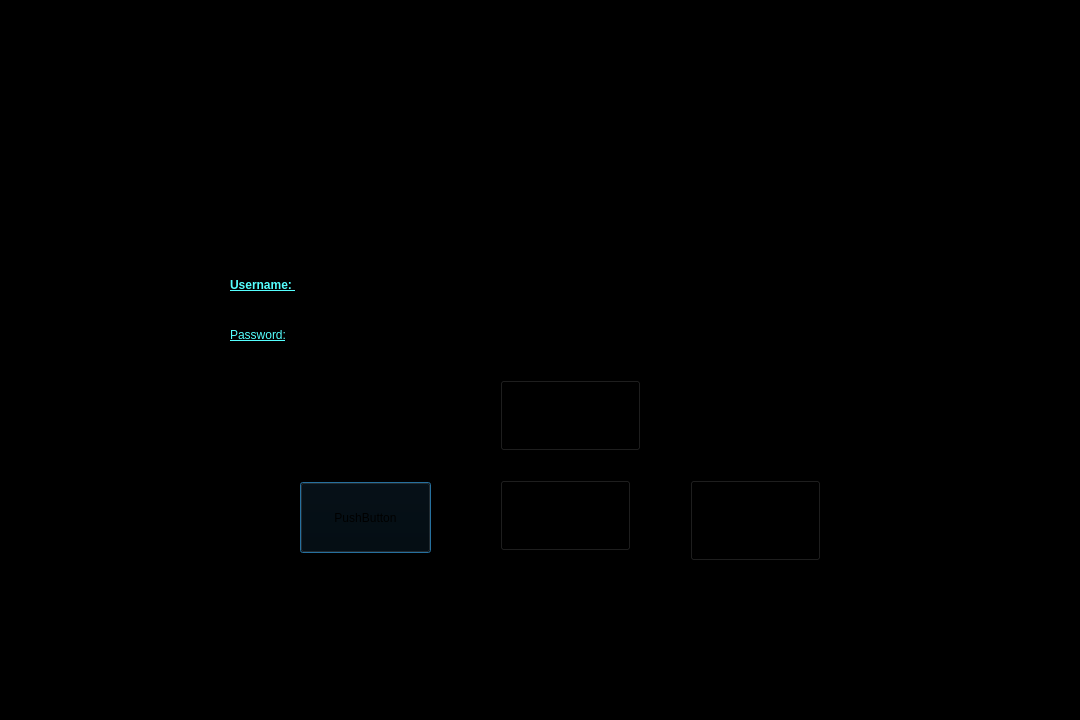
<?xml version="1.0" encoding="UTF-8"?>
<ui version="4.0">
 <class>Dialog</class>
 <widget class="QDialog" name="Dialog">
  <property name="geometry">
   <rect>
    <x>0</x>
    <y>0</y>
    <width>1080</width>
    <height>720</height>
   </rect>
  </property>
  <property name="windowTitle">
   <string>Dialog</string>
  </property>
  <property name="autoFillBackground">
   <bool>false</bool>
  </property>
  <property name="styleSheet">
   <string notr="true">background-color:rgb(0, 0, 0)</string>
  </property>
  <widget class="QLabel" name="loginlabel">
   <property name="geometry">
    <rect>
     <x>480</x>
     <y>110</y>
     <width>141</width>
     <height>91</height>
    </rect>
   </property>
   <property name="styleSheet">
    <string notr="true">font: 75 24pt &quot;MS Shell Dlg 2&quot;;
background-color: transparent;</string>
   </property>
   <property name="text">
    <string/>
   </property>
   <property name="pixmap">
    <pixmap>../UI/loggin.png</pixmap>
   </property>
   <property name="scaledContents">
    <bool>true</bool>
   </property>
  </widget>
  <widget class="QLabel" name="username_2">
   <property name="geometry">
    <rect>
     <x>230</x>
     <y>270</y>
     <width>121</width>
     <height>31</height>
    </rect>
   </property>
   <property name="styleSheet">
    <string notr="true">font: 14pt &quot;Lucida Fax&quot;;
background-color: transparent;</string>
   </property>
   <property name="text">
    <string>&lt;html&gt;&lt;head/&gt;&lt;body&gt;&lt;p&gt;&lt;span style=&quot; font-weight:600; text-decoration: underline; color:#55ffff;&quot;&gt;Username: &lt;/span&gt;&lt;/p&gt;&lt;/body&gt;&lt;/html&gt;</string>
   </property>
  </widget>
  <widget class="QLineEdit" name="username">
   <property name="geometry">
    <rect>
     <x>430</x>
     <y>270</y>
     <width>261</width>
     <height>31</height>
    </rect>
   </property>
   <property name="styleSheet">
    <string notr="true">font: 20pt &quot;MS Shell Dlg 2&quot;;
background-color: rgb(255, 255, 255);</string>
   </property>
   <property name="text">
    <string/>
   </property>
  </widget>
  <widget class="QLineEdit" name="password">
   <property name="geometry">
    <rect>
     <x>430</x>
     <y>320</y>
     <width>261</width>
     <height>31</height>
    </rect>
   </property>
   <property name="styleSheet">
    <string notr="true">font: 14pt &quot;MS Shell Dlg 2&quot;;
background-color: rgb(255, 255, 255);</string>
   </property>
   <property name="echoMode">
    <enum>QLineEdit::Password</enum>
   </property>
  </widget>
  <widget class="QLabel" name="password_2">
   <property name="geometry">
    <rect>
     <x>230</x>
     <y>320</y>
     <width>121</width>
     <height>31</height>
    </rect>
   </property>
   <property name="styleSheet">
    <string notr="true">font: 14pt &quot;Lucida Fax&quot;;
background-color: transparent;</string>
   </property>
   <property name="text">
    <string>&lt;html&gt;&lt;head/&gt;&lt;body&gt;&lt;p&gt;&lt;span style=&quot; text-decoration: underline; color:#55ffff;&quot;&gt;Password:&lt;/span&gt;&lt;/p&gt;&lt;/body&gt;&lt;/html&gt;</string>
   </property>
  </widget>
  <widget class="QLabel" name="exit">
   <property name="geometry">
    <rect>
     <x>690</x>
     <y>480</y>
     <width>131</width>
     <height>81</height>
    </rect>
   </property>
   <property name="styleSheet">
    <string notr="true">background-color: transparent;</string>
   </property>
   <property name="text">
    <string/>
   </property>
   <property name="pixmap">
    <pixmap>../UI/exit.png</pixmap>
   </property>
   <property name="scaledContents">
    <bool>true</bool>
   </property>
  </widget>
  <widget class="QLabel" name="login">
   <property name="geometry">
    <rect>
     <x>510</x>
     <y>380</y>
     <width>131</width>
     <height>81</height>
    </rect>
   </property>
   <property name="styleSheet">
    <string notr="true">background-color: transparent;</string>
   </property>
   <property name="text">
    <string/>
   </property>
   <property name="pixmap">
    <pixmap>../UI/login.png</pixmap>
   </property>
   <property name="scaledContents">
    <bool>true</bool>
   </property>
  </widget>
  <widget class="QLabel" name="retry">
   <property name="geometry">
    <rect>
     <x>300</x>
     <y>480</y>
     <width>131</width>
     <height>81</height>
    </rect>
   </property>
   <property name="styleSheet">
    <string notr="true">background-color: transparent;</string>
   </property>
   <property name="text">
    <string/>
   </property>
   <property name="pixmap">
    <pixmap>../UI/Retry.png</pixmap>
   </property>
   <property name="scaledContents">
    <bool>true</bool>
   </property>
  </widget>
  <widget class="QPushButton" name="retrybutton">
   <property name="geometry">
    <rect>
     <x>300</x>
     <y>482</y>
     <width>131</width>
     <height>71</height>
    </rect>
   </property>
   <property name="styleSheet">
    <string notr="true">background-color: transparent;</string>
   </property>
   <property name="text">
    <string>PushButton</string>
   </property>
  </widget>
  <widget class="QPushButton" name="loginbutton">
   <property name="geometry">
    <rect>
     <x>500</x>
     <y>380</y>
     <width>141</width>
     <height>71</height>
    </rect>
   </property>
   <property name="styleSheet">
    <string notr="true">background-color:transparent;</string>
   </property>
   <property name="text">
    <string/>
   </property>
  </widget>
  <widget class="QPushButton" name="exitbutton">
   <property name="geometry">
    <rect>
     <x>690</x>
     <y>480</y>
     <width>131</width>
     <height>81</height>
    </rect>
   </property>
   <property name="styleSheet">
    <string notr="true">background-color: transparent;</string>
   </property>
   <property name="text">
    <string>PushButton</string>
   </property>
  </widget>
  <widget class="QLabel" name="backframe">
   <property name="geometry">
    <rect>
     <x>-10</x>
     <y>-30</y>
     <width>1101</width>
     <height>771</height>
    </rect>
   </property>
   <property name="text">
    <string/>
   </property>
   <property name="pixmap">
    <pixmap>../UI/frame10.jpg</pixmap>
   </property>
   <property name="scaledContents">
    <bool>true</bool>
   </property>
  </widget>
  <widget class="QLabel" name="back">
   <property name="geometry">
    <rect>
     <x>500</x>
     <y>480</y>
     <width>131</width>
     <height>81</height>
    </rect>
   </property>
   <property name="styleSheet">
    <string notr="true">background-color: transparent;</string>
   </property>
   <property name="text">
    <string/>
   </property>
   <property name="pixmap">
    <pixmap>../UI/Back.png</pixmap>
   </property>
   <property name="scaledContents">
    <bool>true</bool>
   </property>
  </widget>
  <widget class="QLabel" name="chiting">
   <property name="geometry">
    <rect>
     <x>370</x>
     <y>160</y>
     <width>431</width>
     <height>211</height>
    </rect>
   </property>
   <property name="text">
    <string/>
   </property>
   <property name="pixmap">
    <pixmap>../UI/cheatin.gif</pixmap>
   </property>
   <property name="scaledContents">
    <bool>true</bool>
   </property>
  </widget>
  <widget class="QPushButton" name="backbutton">
   <property name="geometry">
    <rect>
     <x>500</x>
     <y>480</y>
     <width>131</width>
     <height>71</height>
    </rect>
   </property>
   <property name="styleSheet">
    <string notr="true">background-color:transparent;</string>
   </property>
   <property name="text">
    <string/>
   </property>
  </widget>
  <zorder>backframe</zorder>
  <zorder>loginlabel</zorder>
  <zorder>username_2</zorder>
  <zorder>username</zorder>
  <zorder>password</zorder>
  <zorder>password_2</zorder>
  <zorder>exit</zorder>
  <zorder>login</zorder>
  <zorder>retry</zorder>
  <zorder>chiting</zorder>
  <zorder>back</zorder>
  <zorder>backbutton</zorder>
  <zorder>retrybutton</zorder>
  <zorder>exitbutton</zorder>
  <zorder>loginbutton</zorder>
 </widget>
 <resources/>
 <connections/>
</ui>
